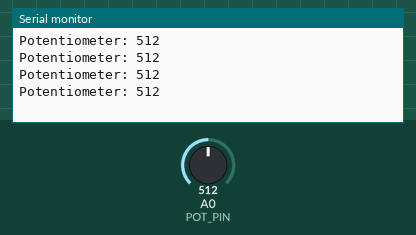
Simulated run of this sketch. Board: Arduino Uno, built with avr-gcc and run on an emulated ATmega328P. Shown: the last lines printed to the serial monitor. The inputs (shaded band) are chosen by the test bench; at power-on: A0 (POT_PIN) = 512.

Above: at 1.2 s.
1.3 s: A0 (POT_PIN) set to 716
At 1.71 s:
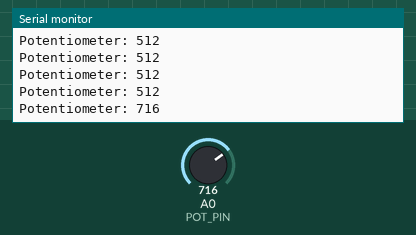
2.8 s: A0 (POT_PIN) set to 900
At 2.91 s:
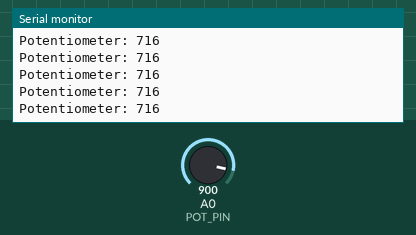
Timing chart, 0 to 5.8 s (numbered marks = the images above; inputs shaded):
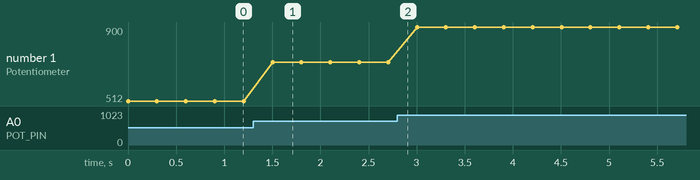

Measured:
- after the input at 1.3 s, the serial monitor: prints a new line after 0.20 s (image 1)
- plotted number 1: 512 → 716 after the input at 1.3 s, 716 → 900 after the input at 2.8 s

The sketch:

05_POTENTIOMETER_TEST.ino
```cpp
/* =============================================================================
   POTENTIOMETER TEST
   Hardware: Potentiometer wiper → A0
   Purpose : Read analog value and display on Serial Monitor
   =============================================================================
*/

#define POT_PIN A0

void setup() {
  Serial.begin(9600);
}

void loop() {
  int potValue = analogRead(POT_PIN);
  Serial.print("Potentiometer: ");
  Serial.println(potValue);
  delay(300);
}
```
